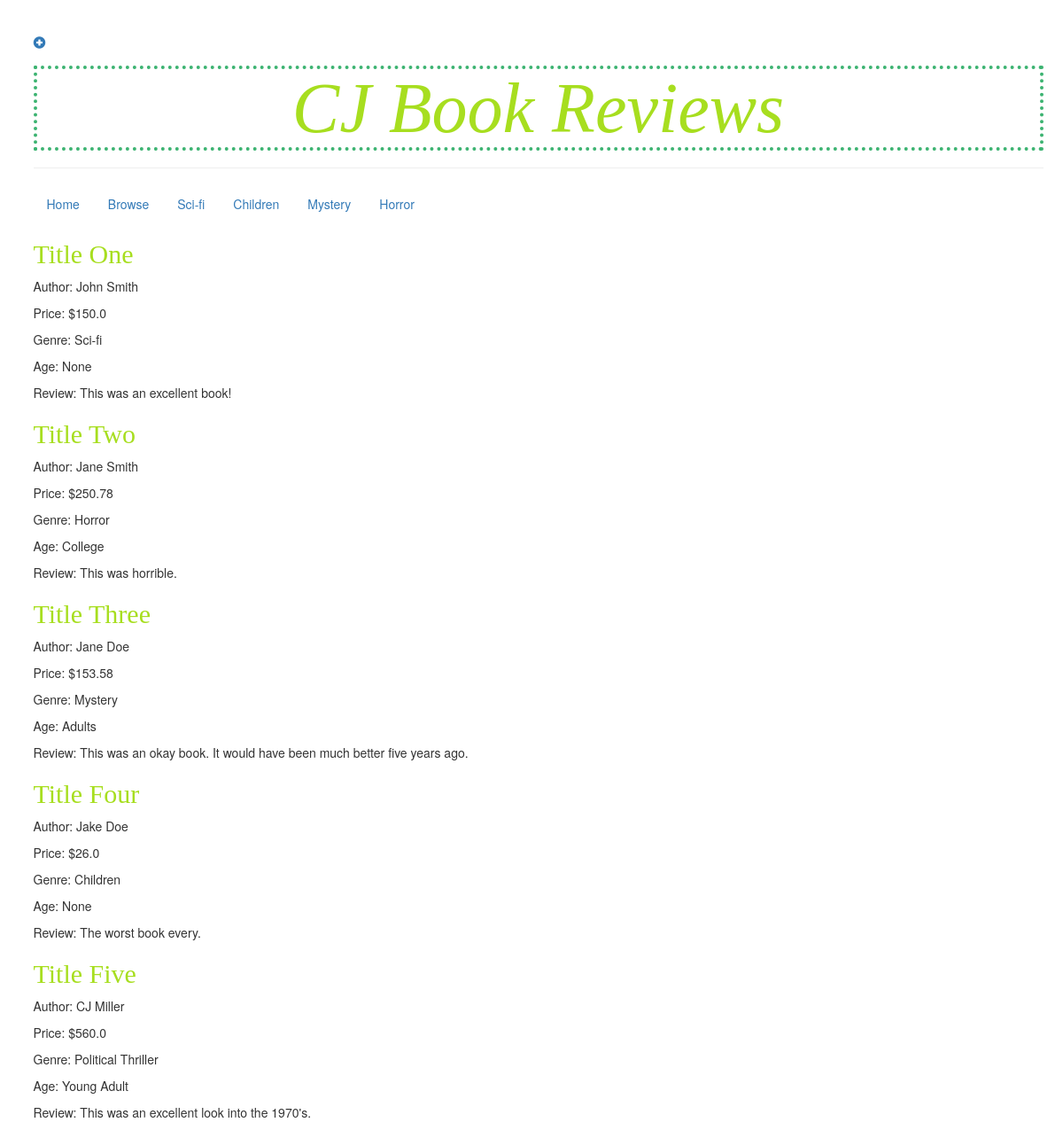
The page / on the database its author committed.
### review/models.py (models this page shows, shortened)
class Rev(models.Model):  # class indicates we are defining an object, model.Models means object is a Django model
    title = models.CharField(max_length=200)  # fields
    author = models.CharField(max_length=200)
    price = models.FloatField()
    GENRE_CHOICE = (
        ('Sci-FI', 'Sci-Fi'),
        ('Mystery', 'Mystery'),
        ('Children', 'Children'),
        ('Horror', 'Horror'),
        ('Political Thriller', 'Political Thriller'),
        ('Self-Help', 'Self-Help'),
        ('Biography', 'Biography'),
        ('Textbook', 'Textbook'),
        ('Picture Book', 'Picture Book'),
        ('Travel', 'Travel'),
    )
    genre = models.CharField(max_length=50, choices=GENRE_CHOICE, null=True)
    AGE_CHOICE = (
        ('Toddler', 'Toddlers'),
        ('Kids', 'Kids'),
        ('Young Adult', 'Young Adult'),
        ('College', 'College'),
        ('Adults', 'Adults'),
    )
    age = models.CharField(max_length=50, choices=AGE_CHOICE, null=True)
    review = models.TextField(max_length=2000)

### review/views.py (the view)
# urls.py: path('', views.index, name='index'), # 127.0.0.1.. will be redirected to views.index, name: url to identify the view
def index(request):  # created a function called index that takes requests and return value from calling function render
    revs = Rev.objects.all()
    return render(request, 'review/index.html',  # render puts together the template review/index.html
                  {'revs': revs})  # dictionary allows for dynamic templates

### review/templates/review/index.html
{% extends 'review/base.html' %}
{% block content %}
{% for rev in revs %}
    <div>
        <h2><a href="{% url 'rev_detail' pk=rev.pk %}">{{rev.title}}</a></h2>
        <p> Author: {{rev.author}}</p>
        <p> Price: ${{rev.price}}</p>
        <p> Genre: {{rev.genre}}</p>
        <p> Age:  {{rev.age}}</p>
        <p> Review: {{rev.review}}</p>
    </div>
        {% endfor %}
{% endblock %}

### review/templates/review/base.html (shortened to what this page needs)
{% load static %}
<html>
<head>
    <link rel="stylesheet" href="//maxcdn.bootstrapcdn.com/bootstrap/3.2.0/css/bootstrap.min.css">
    <link rel="stylesheet" href="//maxcdn.bootstrapcdn.com/bootstrap/3.2.0/css/bootstrap-theme.min.css">
    <link rel="stylesheet" href="{% static 'css/review.css' %}">
</head>
<div class="content container">
<body>
<div class="page-header">
    <a href="{% url 'new' %}" class="top-menu"><span class="glyphicon glyphicon-plus-sign"></span></a>
    <h1><a href="/">CJ Book Reviews</a></h1>
</div>
<div>
    <ul class="nav nav-pills">
        <li class="nav-item">
            <a class="nav-link" href="http://127.0.0.1:8000">Home</a>
        </li>
        <li class="nav-item">
            <a class="nav-link" href="http://127.0.0.1:8000/browse">Browse</a>
        </li>
        <li class="nav-item">
            <a class="nav-link active" href="http://127.0.0.1:8000/sci_fi">Sci-fi</a>
        </li>
        <li class="nav-item">
            <a class="nav-link" href="http://127.0.0.1:8000/children">Children</a>
        </li>
        <li class="nav-item">
            <a class="nav-link" href="http://127.0.0.1:8000/mystery">Mystery</a>
        </li>
        <li class="nav-item">
            <a class="nav-link" href="http://127.0.0.1:8000/horror">Horror</a>
        </li>
    </ul>
</div>
</div>
        <div class="content container">
            <div class="row">
                <div class="col-md-8">
                {% block content %}
                {% endblock %}
                </div>
            </div>
        </div>
    </body>
</html>

### review/static/css/review.css (style rules this page uses)
h1 a, h2 a { color: #A7DE1F; font-family: 'Lobster'; }
body { padding-left: 15px; }
h1 { text-align: center; border: 4px dotted MediumSeaGreen; font-style: italic; font-size: 80px; }
h2 { font-family: 'Lobster', cursive; }

### rows shown on the page
Rev: title "Title One", author "John Smith", price "150.0", genre "Sci-fi", age "None", review "This was an excellent book!"
Rev: title "Title Two", author "Jane Smith", price "250.78", genre "Horror", age "College", review "This was horrible."
Rev: title "Title Three", author "Jane Doe", price "153.58", genre "Mystery", age "Adults", review "This was an okay book. It would have been much better five years ago."
Rev: title "Title Four", author "Jake Doe", price "26.0", genre "Children", age "None", review "The worst book every."
Rev: title "Title Five", author "CJ Miller", price "560.0", genre "Political Thriller", age "Young Adult", review "This was an excellent look into the 1970's."
